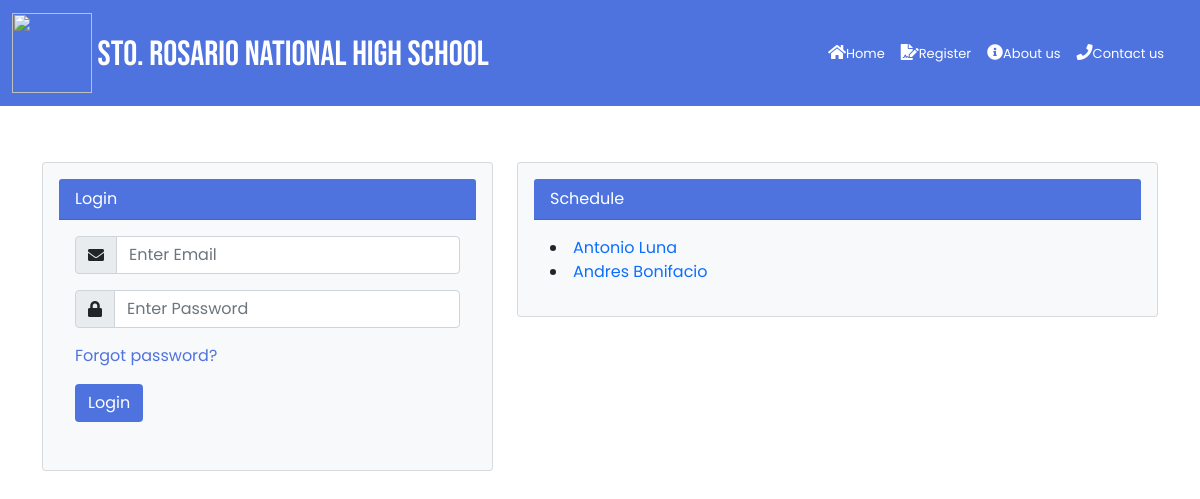
The app's page /, older data.
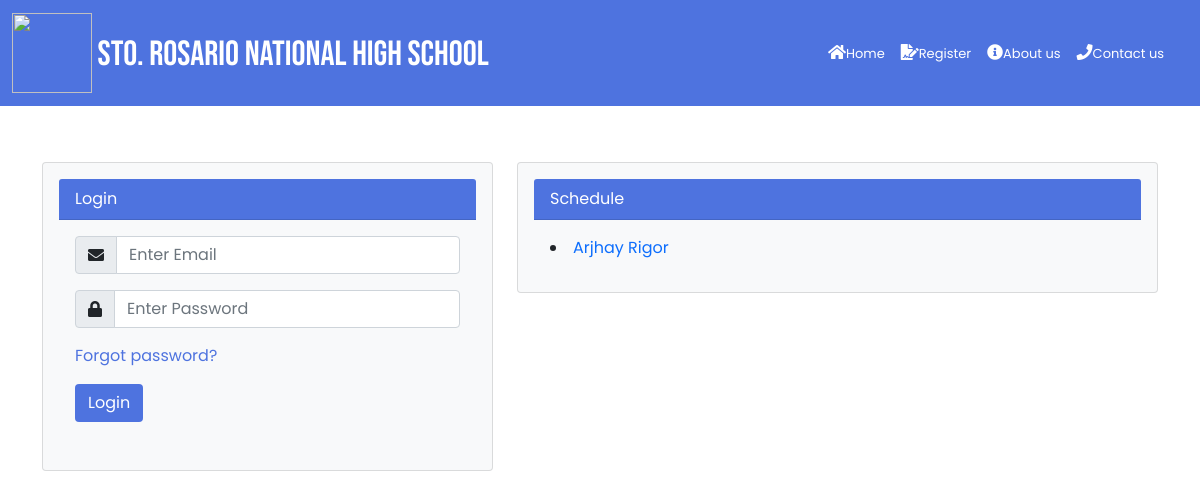
The same page, newer data.
### tables this page shows
CREATE TABLE `schedules` (
  `SCHEDULE_ID` int(255) NOT NULL,
  `SC_INSTRUCTOR` varchar(255) NOT NULL,
  `SC_DAY` varchar(255) NOT NULL,
  `SC_FROM` varchar(255) NOT NULL,
  `SC_TO` varchar(255) NOT NULL,
  `SC_ROOM` varchar(255) NOT NULL,
  `SC_YEAR_LEVEL` varchar(255) NOT NULL
);

### private/config/Database.php (called while the page is built, shortened)
<?php
class Database
{
    protected $localhost = "localhost";
    protected $username = "root";
    protected $password = "";
    protected $database = "enrollment_system_db";
    protected $conn;
    public function __construct()
    {
        try {
            $this->conn = new PDO("mysql:host=$this->localhost;dbname=$this->database", $this->username, $this->password);
            $this->conn->setAttribute(PDO::ATTR_ERRMODE, PDO::ERRMODE_EXCEPTION);
        } catch (PDOException $e) {
            echo "Connection failed: " . $e->getMessage();
        }
    }
    public function getAll($TableName)
    {
        $sql = "SELECT * FROM `$TableName`";
        $stmt = $this->conn->prepare($sql);
        $stmt->execute();
        return $stmt;
    }
}

### private/classes/student/LoginClass.php (called while the page is built, shortened)
<?php
class LoginClass extends Database
{
    public function fetch_schedule()
    {
        $query = $this->getAll('schedules');
        while ($row = $query->fetch(PDO::FETCH_OBJ)) {
            $data[] = $row;
        }
        return isset($data) ? $data : false;
    }
}

### index.php (the view, shortened to what this page needs)
<?php
$home = new LoginClass();
$schedule = $home->fetch_schedule();
?>
<!DOCTYPE html>
<html lang="en">
<head>
    <link rel="stylesheet" href="https://cdn.lineicons.com/5.0/lineicons.css" />
    <link href="<?= ASSET . 'fontawesome/css/all.min.css'; ?>" rel="stylesheet">
    <link href="<?= ASSET . 'bootstrap/css/bootstrap.min.css'; ?>" rel="stylesheet">
    <link href="<?= ASSET . 'css/style.css'; ?>" rel="stylesheet">
</head>
<body>
    <?php include ASSET . 'include/main-nav.php'; ?>
    <div class="container">
        <div class="row mt-5 mb-5">
            <div class="col-sm-5 mt-2">
                <div class="card p-3 bg-light">
                    <div class="card-header">
                        Login
                    </div>
                    <div class="card-body">
                        <form action="" method="post">
                            <div class="input-group mb-3">
                                <span class="input-group-text"><i class="fas fa-envelope"></i></span>
                                <input required type="email" class="form-control" name="email" placeholder="Enter Email">
                            </div>
                            <div class="input-group mb-3">
                                <span class="input-group-text"><i class="fas fa-lock"></i></span>
                                <input required type="password" class="form-control" name="password" placeholder="Enter Password">
                            </div>
                            <div class="mb-3">
                                <a href="forgot-password.php" class="text-decoration-none" style="color: #4e73df;">Forgot password?</a>
                            </div>
                            <div class="mb-3">
                                <button name="login" class="btn btn-blue">Login</button>
                            </div>
                        </form>
                    </div>
                </div>
            </div>
            <div class="col-sm-7 mt-2">
                <div class="card p-3 bg-light">
                    <div class="card-header">
                        Schedule
                    </div>
                    <div class="card-body">
                        <?php if ($schedule): ?>
                            <?php foreach ($schedule as $row): ?>
                                <li><a href="main-schedule.php?id=<?= $row->SCHEDULE_ID ?>"><?= $row->SC_INSTRUCTOR ?></a></li>
                            <?php endforeach; ?>
                        <?php else: ?>
                            <li>No scheduled!</li>
                        <?php endif; ?>
                    </div>
                </div>
            </div>
        </div>
    </div>
</body>
</html>

Row changes from the older to the newer data that the page shows:
removed schedules: SC_INSTRUCTOR "Antonio Luna"
removed schedules: SC_INSTRUCTOR "Andres Bonifacio"
added schedules: SC_INSTRUCTOR "Arjhay Rigor"
